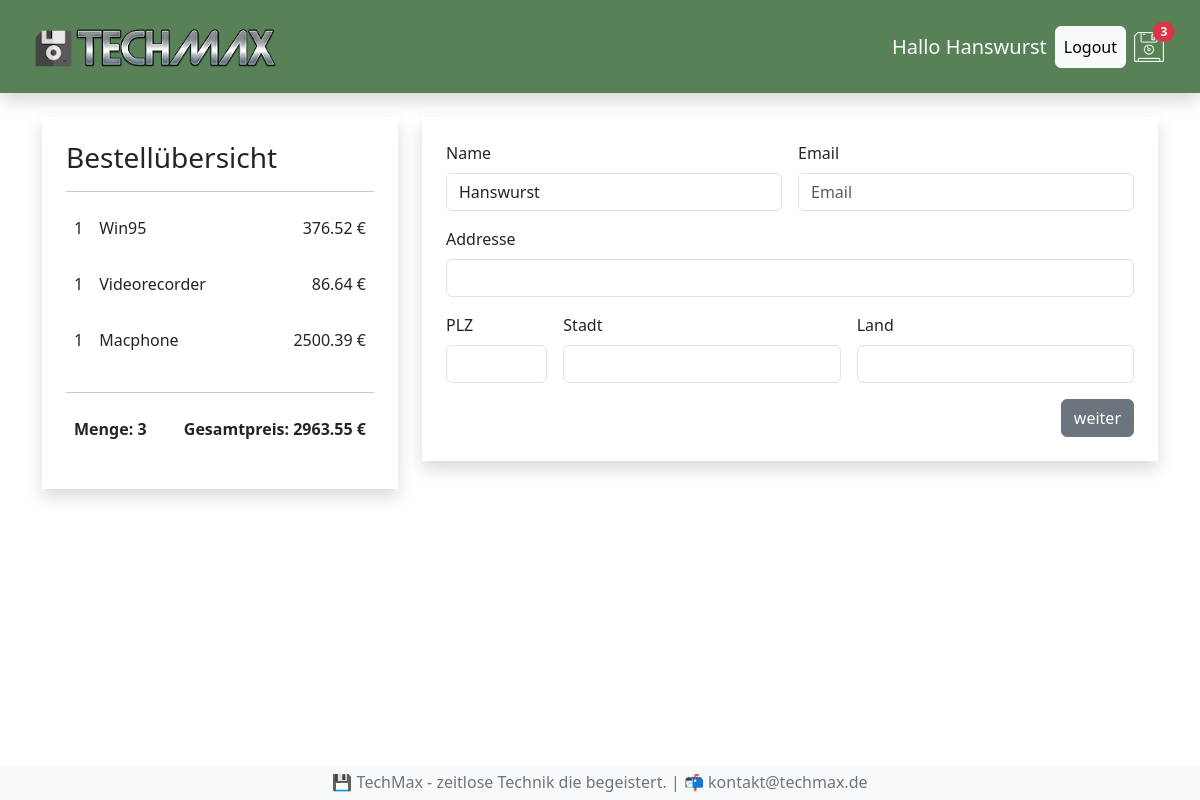
Page /kasse/ (signed in) on the committed database.
### shop/models.py (models this page shows, shortened)
class Bestellung(models.Model):
  kunde = models.ForeignKey(Kunde, on_delete=models.SET_NULL, null=True, blank=True)
  bestelldatum = models.DateTimeField(auto_now_add=True)
  erledigt = models.BooleanField(default=False, null=True, blank=True)
  auftrags_id = models.CharField(max_length=100, null=True)
  @property
  def get_gesamtpreis(self):
    bestellteartikels = self.bestellteartikell_set.all()
    gesamtpreis = sum(artikel.get_summe for artikel in bestellteartikels)
    return gesamtpreis
  def get_gesamtmenge(self):
    bestellteartikels = self.bestellteartikell_set.all()
    gesamtmenge = sum(artikel.menge for artikel in bestellteartikels)
    return gesamtmenge

class BestellteArtikell(models.Model):
  artikel = models.ForeignKey(Artikel, on_delete=models.SET_NULL, null=True, blank=True)
  bestellung = models.ForeignKey(Bestellung, on_delete=models.SET_NULL, null=True, blank=True)
  menge = models.IntegerField(default=0, null=True, blank=True)
  datum = models.DateTimeField(auto_now_add=True)
  @property
  def get_summe(self):
    summe = self.artikel.preis * self.menge
    return summe

class Artikel(models.Model):
  name = models.CharField(max_length=64, null=True)
  beschreibung = models.TextField(null=True, blank=True)
  preis = models.FloatField()
  img = models.ImageField(null=True, blank=True)

### shop/views.py (the view)
# urls.py: path('kasse/', views.kasse, name='kasse'),
def kasse(request):
  ctx = berechnungBestellung(request)
  return render(request, 'shop/kasse.html', ctx)

### shop/context_processors.py (called while the page is built)
def warenkorb_anzahl(request):
  if request.user.is_authenticated:
    kunde = request.user.kunde
    bestellung, created = Bestellung.objects.get_or_create(kunde = kunde, erledigt = False)
    if bestellung:
      menge = bestellung.get_gesamtmenge
    else:
      menge = 0
  else:
    menge = 0
  return {'menge': menge}

### shop/views.py (called while the page is built)
def berechnungBestellung(request):
  if request.user.is_authenticated:
    kunde = request.user.kunde
    bestellung, created = Bestellung.objects.get_or_create(kunde = kunde, erledigt = False)
    artikels = bestellung.bestellteartikell_set.all()
  else:
    artikels = []
    bestellung = []
  ctx = {"artikels": artikels, "bestellung":bestellung}
  return ctx

### shop/templates/shop/kasse.html (shortened to what this page needs)
{% extends 'shop/index.html' %}
{% block content %}
    <div class="row mt-4">
        <div class="col-4">
            <div class="shadow p-4">
                <h3>Bestellübersicht</h3>
                <hr>
                {% for artikel in artikels %}
                <div class="d-flex">
                    <p class="p-2">{{artikel.menge}}</p>
                    <p class="me-auto p-2">{{artikel.artikel.name}}</p>
                    <p class="p-2">{{artikel.get_summe | floatformat:2}} €</p>
                </div>
                {% endfor %}
                <hr>
                <div class="d-flex">
                    <p class="me-auto fw-bold p-2">Menge: {{ bestellung.get_gesamtmenge }}</p>
                    <p class="fw-bold p-2">Gesamtpreis: {{ bestellung.get_gesamtpreis | floatformat:2 }} €</p>
                </div>
            </div>
        </div>
        <div class="col-8">
            <div class="shadow p-4">
                <form class="row g-3" id="formular">
                    <div class="col-md-6">
                      <label for="inputName" class="form-label">Name</label>
                      <input type="text" class="form-control" id="inputName" value={{request.user|title}} required>
                    </div>
                    <div class="col-md-6">
                        <label for="inputEmail" class="form-label">Email</label>
                        <input type="email" class="form-control" id="inputEmail" required placeholder="Email" value={{request.user.email}}>
                    </div>
                    <div class="col-12">
                      <label for="inputAddress" class="form-label">Addresse</label>
                      <input type="text" class="form-control" id="inputAdresse" required>
                    </div>
                    <div class="col-md-2">
                        <label for="inputPlz" class="form-label">PLZ</label>
                        <input type="text" class="form-control" id="inputPlz" required>
                      </div>
                    <div class="col-md-5">
                      <label for="inputStadt" class="form-label">Stadt</label>
                      <input type="text" class="form-control" id="inputStadt" required>
                    </div>
                    <div class="col-md-5">
                        <label for="inputLand" class="form-label">Land</label>
                        <input type="text" class="form-control" id="inputLand" required>
                      </div>
                    <div class="col-12 d-flex justify-content-end">
                      <button type="submit" id="formular-button" class="btn btn-secondary">weiter</button>
                    </div>
                  </form>
            </div>
        </div>
    </div>
{% endblock content %}

### shop/templates/shop/menu.html
{% load static %}
<nav class="navbar shadow sticky-top p-3 mb-4" style="background-color: #588157;">
  <div class="container-fluid">
    <a class="navbar-brand link-light" href="{% url 'shop' %}"><img src="{% static 'img/logo.png' %}" alt="TechMax"></a>
    <div class="d-flex align-items-center">
      {% if request.user.is_authenticated %}
        <h5 class="text-light m-2">Hallo {{request.user|title}}</h5>
        <a class="btn btn-light p-2" href="{% url 'logout' %}">Logout</a>
      {% else %}
        <a class="btn btn-light p-2" href="{% url 'login' %}">Login</a>
      {% endif %}
      <a class="nav-link p-2 link-light" href="{% url 'warenkorb' %}"><img src="{% static 'img/floppy.png' %}" alt="Warenkorb">
        {% if menge > 0 %}
        <span class="badge rounded-pill bg-danger position-absolute top-25 start-25 translate-middle">{{ menge }}</span>
        {% endif %}
      </a>
    </div>
  </div>
</nav>

### rows in the picture
Bestellung: id.menge "3", get_gesamtmenge "3", get_gesamtpreis "2963.55"
BestellteArtikell: menge "1", artikel.name "Win95", get_summe "376.52"
BestellteArtikell: menge "1", artikel.name "Videorecorder", get_summe "86.64"
BestellteArtikell: menge "1", artikel.name "Macphone", get_summe "2500.39"

### other values in the picture
{{ request.user|title }} "Hanswurst"
